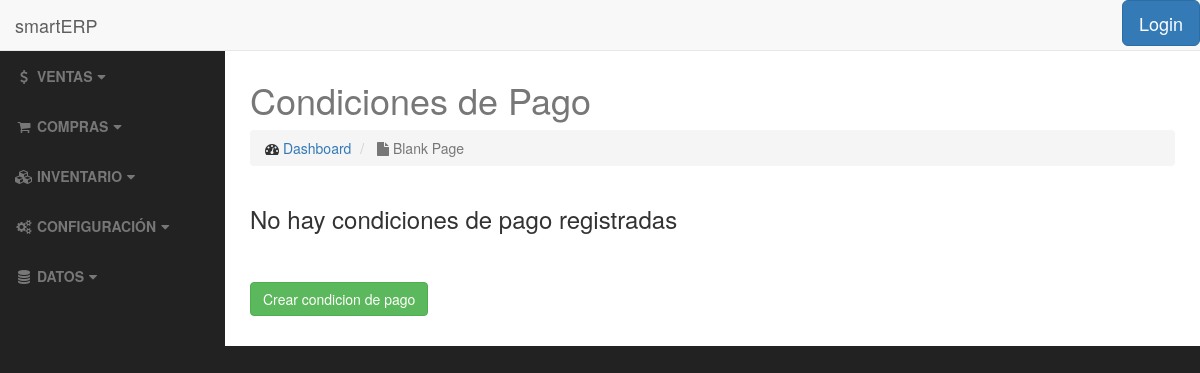
The page /payment/credit_cond/ on the database as committed earlier.
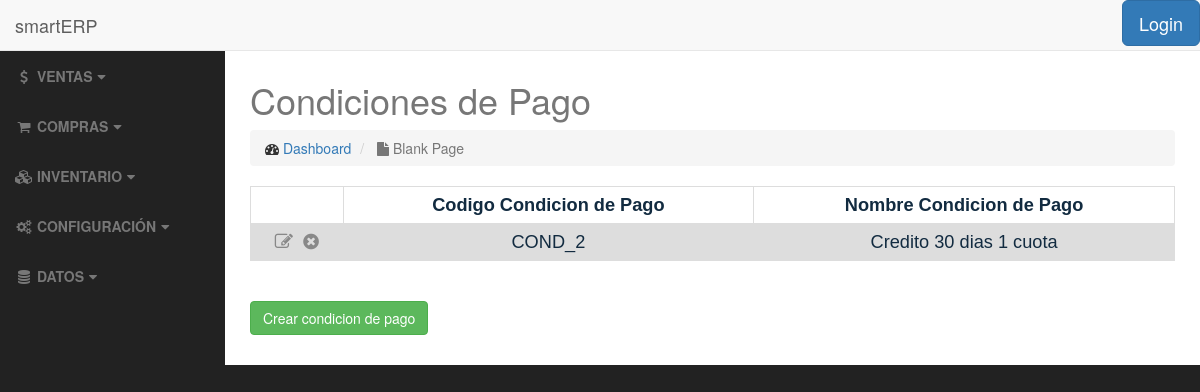
The same page on the database as committed later.
### payment/models.py (models this page shows, shortened)
class CreditCondition(models.Model):
    cond_code = models.CharField(max_length=10, verbose_name='Codigo', unique="True")
    cond_name = models.CharField(max_length=50, verbose_name='Nombre Condicion de Pago')
    cond_days = models.PositiveSmallIntegerField(validators=[MaxValueValidator(365), MinValueValidator(0)], verbose_name='Dias')
    cond_cuotas = models.PositiveSmallIntegerField(validators=[MaxValueValidator(100), MinValueValidator(1)],
                                                   verbose_name='Cuotas')
    is_active = models.BooleanField(default=True, verbose_name='Activo')
    class Meta:
        ordering = ['cond_code']

### payment/views.py (the view)
class CreditConditionListView(ListView):
    template_name = 'payment/creditcondition_list.html'
    def get_queryset(self):
        return CreditCondition.objects.all()

### payment/templates/payment/creditcondition_list.html (shortened to what this page needs)
{% extends 'base.html' %}
<h2>{% block title %}Condiciones de Pago{% endblock %}</h2>
{% block body %}
    <table>
            {% if object_list %}
                <tr>
                    <th></th>
                    <th>Codigo Condicion de Pago</th>
                    <th>Nombre Condicion de Pago</th>
                </tr>
                    {% for creditcondition in object_list %}
                        <tr>
                            <td>
                                <a href="{% url 'payment:creditcondition-update' creditcondition.pk %}"><i class="fa fa-pencil-square-o" title="Editar"></i></a>&nbsp;
                                <a href="{% url 'payment:creditcondition-delete' creditcondition.pk %}"><i class="fa fa-times-circle" title="Eliminar"></i></a>
                            </td>
                            <td>{{ creditcondition.cond_code }}</td>
                            <td>{{ creditcondition.cond_name }}</td>
                        </tr>
                    {% endfor %}
            {% else %}
                <h3>No hay condiciones de pago registradas</h3>
            {% endif %}
    </table>
    <br>
    <br>
    <a href="{% url 'payment:creditcondition-add' %}" class="btn btn-success">Crear condicion de pago</a>
    <br>
    <br>
{% endblock %}

Rows that differ between the two databases and show on the page:
added CreditCondition: cond_code "COND_2", cond_name "Credito 30 dias 1 cuota"
Other text that changed with them:
text no longer shown: "No hay condiciones de pago registradas"
text now shown: "Codigo Condicion de Pago Nombre Condicion de Pago"
